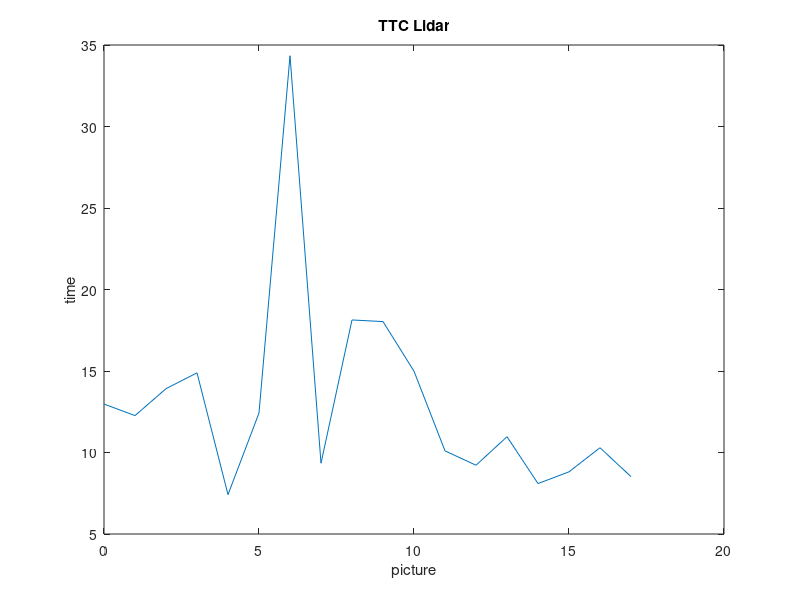
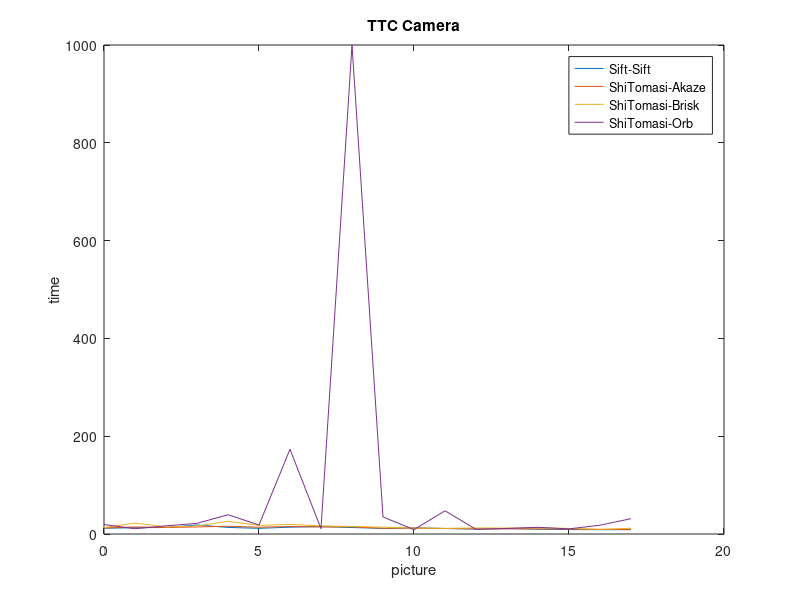

Write MATLAB code to recreate these figures, in order.
clear;
close;

pictures = [0:17];

ttcLidar = [12.9722, 
            12.264, 
            13.9161, 
            14.8865, 
            7.41552,
            12.4213,
            34.3404,
            9.34376,
            18.1318,
            18.0318,
            14.9877,
            10.1,
            9.22037,
            10.9678,
            8.09422,
            8.81392,
            10.2926,
            8.52001];

ttcCamera_ShiTomasi_Brisk = [13.2775,
                             22.3972,
                             14.3811,
                             16.1216,
                             26.0949,
                             17.6191,
                             19.6355,
                             16.5123,
                             15.4439,
                             13.9839,
                             12.0678,
                             11.5788,
                             12.3592,
                             12.1961,
                             12.5792,
                             11.4024
                             9.54524,
                             11.7254];

ttcCamera_ShiTomasi_Orb = [19.4626,
                           10.7511,
                           16.6755,
                           21.791,
                           39.391,
                           18.4549,
                           173.32,
                           10.9033,
                           1000,
                           34.8393,
                           8.94212,
                           47.5656,
                           9.46076,
                           11.4024,
                           13.6463,
                           10.5063,
                           17.9984,
                           31.3538];

ttcCamera_ShiTomasi_Akaze = [12.3168,
                             14.3973,
                             13.3458,
                             14.409,
                             15.8694,
                             13.8408,
                             15.2979
                             14.3975,
                             14.7335,
                             11.5619,
                             12.1969,
                             11.1809,
                             10.789,
                             10.4216,
                             10.5751,
                             10.1631,
                             9.46152,
                             9.43762];

ttcCamera_Fast_Brisk = [13.2775,
                             22.3972,
                             14.3811,
                             16.1216,
                             26.0949,
                             17.6191,
                             19.6355,
                             16.5123,
                             15.4439,
                             13.9839,
                             12.0678,
                             11.5788,
                             12.3592,
                             12.1961,
                             12.5792,
                             11.4024,
                             9.54524,
                             11.7254];

ttcCamera_Sift_Sift = [11.8355,
                       12.8856,
                       13.2767,
                       18.4705,
                       13.4614,
                       11.5827,
                       13.9362,
                       15.293,
                       13.2573,
                       11.5166,
                       12.3914,
                       11.2922,
                       9.97088,
                       11.3392,
                       9.77498,
                       9.0902,
                       8.79534,
                       8.92371];

% Plot
figure(1)
plot(pictures, ttcLidar);
title("TTC Lidar")
ylabel ("time")
xlabel ("picture")


figure(2)
plot(pictures,ttcCamera_Sift_Sift, pictures, ttcCamera_ShiTomasi_Akaze, pictures, ttcCamera_ShiTomasi_Brisk, pictures, ttcCamera_ShiTomasi_Orb);
title("TTC Camera")
ylabel("time" )
xlabel("picture")
legend("Sift-Sift", "ShiTomasi-Akaze", "ShiTomasi-Brisk", "ShiTomasi-Orb")



